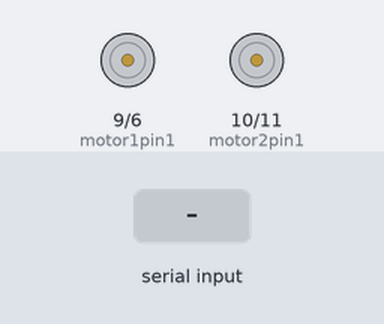
Bench run of a sketch on a simulated Arduino Uno, built with avr-gcc and run on an emulated ATmega328P. On the bench: motor-driver pin pairs drawn as motors (green arrow = first pin HIGH = forward, orange = second pin HIGH = backward, longer = more drive). The test bench sets the inputs (shaded band). What the sketch prints to the serial monitor is not drawn.

Above: at 1.2 s.
1.3 s: "90,45\n" received over Serial
At 2.9 s:
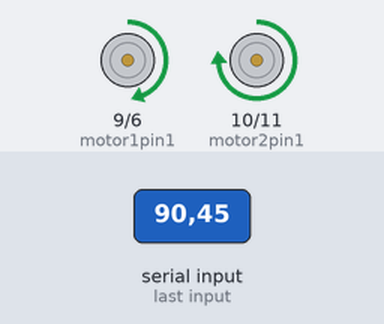
3.8 s: "30,150\n" received over Serial
At 6.0 s:
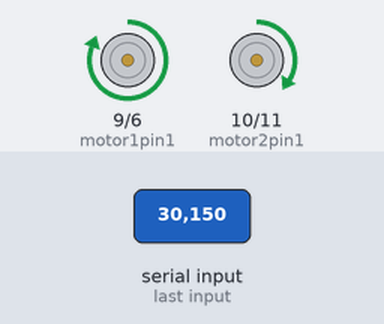
6.3 s: "5\n" received over Serial
At 7.8 s:
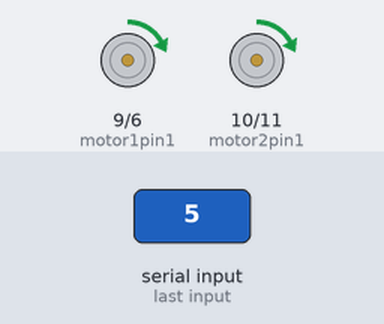
8.8 s: "90\n" received over Serial
At 11.0 s:
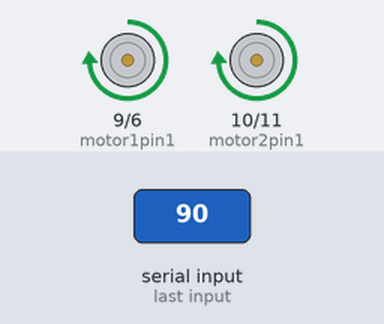
11.3 s: "1,90\n" received over Serial
At 12.9 s:
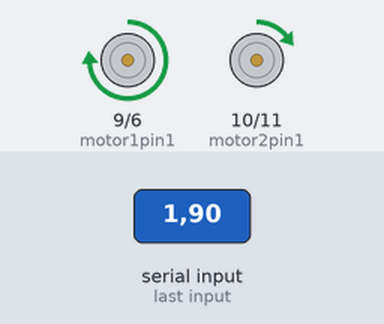
Timing chart, 0 to 14.4 s (numbered marks = the images above; inputs shaded):
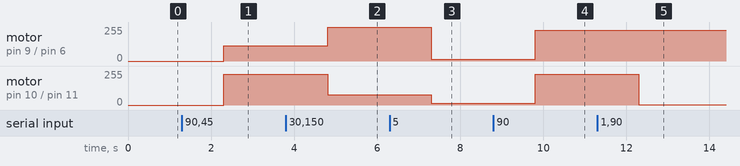

Measured:
- after the input at 1.3 s, motor on pin 9 (motor1pin1) / pin 6 (motor1pin2): stopped → forward 114/255 after 1.0 s; motor on pin 10 (motor2pin1) / pin 11 (motor2pin2): stopped → forward 229/255 after 1.0 s
- after the input at 3.8 s, motor on pin 9 (motor1pin1) / pin 6 (motor1pin2): forward 114/255 → forward 255/255 after 1.0 s; motor on pin 10 (motor2pin1) / pin 11 (motor2pin2): forward 229/255 → forward 76/255 after 1.0 s
- after the input at 6.3 s, motor on pin 9 (motor1pin1) / pin 6 (motor1pin2): forward 255/255 → forward 12/255 after 1.0 s; motor on pin 10 (motor2pin1) / pin 11 (motor2pin2): forward 76/255 → forward 12/255 after 1.0 s
- after the input at 8.8 s, motor on pin 9 (motor1pin1) / pin 6 (motor1pin2), motor on pin 10 (motor2pin1) / pin 11 (motor2pin2): forward 12/255 → forward 229/255 after 1.0 s
- after the input at 11.3 s, motor on pin 10 (motor2pin1) / pin 11 (motor2pin2): forward 229/255 → forward 2/255 after 1.0 s

The sketch:

Motor_Test_Arduino_Code_v2.ino
```cpp
int motor2pin1 = 10;
int motor2pin2 = 11;

int motor1pin1 = 9;
int motor1pin2 = 6;

int lSpeed = 0;
int rSpeed = 0;

void setup() {
  Serial.begin(9600); // send and receive at 9600 baud
  pinMode(motor2pin1, OUTPUT);
  pinMode(motor2pin2, OUTPUT);
  pinMode(motor1pin2, OUTPUT);
  pinMode(motor1pin2, OUTPUT);
  while (!Serial) ;
  Serial.println("enter speed between -100 and 100, on the form: 50,50  ");
}

void loop() {
  if (Serial.available() > 0) {
    String inputString = Serial.readString();
    inputString.trim();
    int commaindex = inputString.indexOf(",");
    lSpeed =(inputString.substring(0,commaindex)).toInt();
    rSpeed =  (inputString.substring(commaindex+1) ).toInt();
    }
    runMotors(lSpeed, rSpeed);
}

void runMotors(int leftSpeed,int rightSpeed){ //Function to run the motors, the Speeds can be set between -100 and 100
  if(rightSpeed>=0 and rightSpeed != 0){
    int Speed = map(rightSpeed, 0, 100, 0, 255);
    analogWrite(motor1pin1, Speed);
    digitalWrite(motor1pin2, LOW);
  }
  if(rightSpeed<=0 and rightSpeed != 0){
    int Speed = map(rightSpeed, -100, 0, 255, 0);
    digitalWrite(motor1pin1, LOW);
    analogWrite(motor1pin2, Speed);
  }
  if(rightSpeed == 0){
   digitalWrite(motor1pin1, LOW);
   digitalWrite(motor1pin2, LOW);
  }
  if(leftSpeed>=0 and leftSpeed != 0){
    int Speed = map(leftSpeed, 0, 100, 0, 255);
    analogWrite(motor2pin1, Speed);
    digitalWrite(motor2pin2, LOW);
  }
  if(leftSpeed<=0 and leftSpeed != 0){
    int Speed = map(leftSpeed, -100, 0, 255, 0);
    digitalWrite(motor2pin1, LOW);
    analogWrite(motor2pin2, Speed);
  }
  if(leftSpeed == 0){
    digitalWrite(motor2pin1, LOW);
    digitalWrite(motor2pin2, LOW);
  }
}
```
